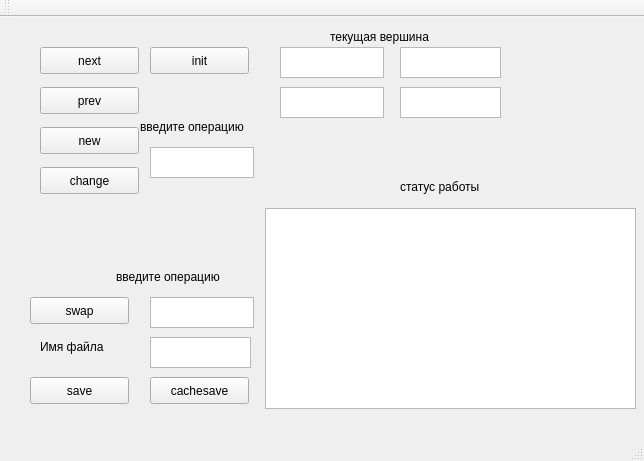
<?xml version="1.0" encoding="UTF-8"?>
<ui version="4.0">
 <class>MainWindow</class>
 <widget class="QMainWindow" name="MainWindow">
  <property name="geometry">
   <rect>
    <x>0</x>
    <y>0</y>
    <width>644</width>
    <height>461</height>
   </rect>
  </property>
  <property name="windowTitle">
   <string>MainWindow</string>
  </property>
  <widget class="QWidget" name="centralWidget">
   <widget class="QPushButton" name="nextNode">
    <property name="geometry">
     <rect>
      <x>40</x>
      <y>30</y>
      <width>99</width>
      <height>27</height>
     </rect>
    </property>
    <property name="text">
     <string>next</string>
    </property>
   </widget>
   <widget class="QPushButton" name="prevNode">
    <property name="geometry">
     <rect>
      <x>40</x>
      <y>70</y>
      <width>99</width>
      <height>27</height>
     </rect>
    </property>
    <property name="text">
     <string>prev</string>
    </property>
   </widget>
   <widget class="QPushButton" name="initNode">
    <property name="geometry">
     <rect>
      <x>150</x>
      <y>30</y>
      <width>99</width>
      <height>27</height>
     </rect>
    </property>
    <property name="text">
     <string>init</string>
    </property>
   </widget>
   <widget class="QTextEdit" name="getFileName">
    <property name="geometry">
     <rect>
      <x>150</x>
      <y>320</y>
      <width>101</width>
      <height>31</height>
     </rect>
    </property>
   </widget>
   <widget class="QTextBrowser" name="status">
    <property name="geometry">
     <rect>
      <x>265</x>
      <y>191</y>
      <width>371</width>
      <height>201</height>
     </rect>
    </property>
   </widget>
   <widget class="QPushButton" name="newNode">
    <property name="geometry">
     <rect>
      <x>40</x>
      <y>110</y>
      <width>99</width>
      <height>27</height>
     </rect>
    </property>
    <property name="text">
     <string>new</string>
    </property>
   </widget>
   <widget class="QPushButton" name="changeNode">
    <property name="geometry">
     <rect>
      <x>40</x>
      <y>150</y>
      <width>99</width>
      <height>27</height>
     </rect>
    </property>
    <property name="text">
     <string>change</string>
    </property>
   </widget>
   <widget class="QTextEdit" name="firstInput">
    <property name="geometry">
     <rect>
      <x>280</x>
      <y>30</y>
      <width>104</width>
      <height>31</height>
     </rect>
    </property>
   </widget>
   <widget class="QTextEdit" name="secondInput">
    <property name="geometry">
     <rect>
      <x>280</x>
      <y>70</y>
      <width>104</width>
      <height>31</height>
     </rect>
    </property>
   </widget>
   <widget class="QTextBrowser" name="firstResult">
    <property name="geometry">
     <rect>
      <x>400</x>
      <y>30</y>
      <width>101</width>
      <height>31</height>
     </rect>
    </property>
   </widget>
   <widget class="QTextBrowser" name="secondResult">
    <property name="geometry">
     <rect>
      <x>400</x>
      <y>70</y>
      <width>101</width>
      <height>31</height>
     </rect>
    </property>
   </widget>
   <widget class="QTextEdit" name="newOperation">
    <property name="geometry">
     <rect>
      <x>150</x>
      <y>130</y>
      <width>104</width>
      <height>31</height>
     </rect>
    </property>
   </widget>
   <widget class="QPushButton" name="saveButton">
    <property name="geometry">
     <rect>
      <x>30</x>
      <y>360</y>
      <width>99</width>
      <height>27</height>
     </rect>
    </property>
    <property name="text">
     <string>save</string>
    </property>
   </widget>
   <widget class="QPushButton" name="swapButton">
    <property name="geometry">
     <rect>
      <x>30</x>
      <y>280</y>
      <width>99</width>
      <height>27</height>
     </rect>
    </property>
    <property name="text">
     <string>swap</string>
    </property>
   </widget>
   <widget class="QTextEdit" name="swapNode">
    <property name="geometry">
     <rect>
      <x>150</x>
      <y>280</y>
      <width>104</width>
      <height>31</height>
     </rect>
    </property>
   </widget>
   <widget class="QPushButton" name="cacheSaveButton">
    <property name="geometry">
     <rect>
      <x>150</x>
      <y>360</y>
      <width>99</width>
      <height>27</height>
     </rect>
    </property>
    <property name="text">
     <string>cachesave</string>
    </property>
   </widget>
   <widget class="QLabel" name="label">
    <property name="geometry">
     <rect>
      <x>40</x>
      <y>320</y>
      <width>101</width>
      <height>20</height>
     </rect>
    </property>
    <property name="text">
     <string>Имя файла</string>
    </property>
   </widget>
   <widget class="QLabel" name="label_2">
    <property name="geometry">
     <rect>
      <x>116</x>
      <y>250</y>
      <width>141</width>
      <height>20</height>
     </rect>
    </property>
    <property name="text">
     <string>введите операцию</string>
    </property>
   </widget>
   <widget class="QLabel" name="label_3">
    <property name="geometry">
     <rect>
      <x>140</x>
      <y>100</y>
      <width>141</width>
      <height>20</height>
     </rect>
    </property>
    <property name="text">
     <string>введите операцию</string>
    </property>
   </widget>
   <widget class="QLabel" name="label_4">
    <property name="geometry">
     <rect>
      <x>400</x>
      <y>160</y>
      <width>121</width>
      <height>20</height>
     </rect>
    </property>
    <property name="text">
     <string>статус работы</string>
    </property>
   </widget>
   <widget class="QLabel" name="label_5">
    <property name="geometry">
     <rect>
      <x>330</x>
      <y>10</y>
      <width>171</width>
      <height>20</height>
     </rect>
    </property>
    <property name="text">
     <string>текущая вершина</string>
    </property>
   </widget>
  </widget>
  <widget class="QMenuBar" name="menuBar">
   <property name="geometry">
    <rect>
     <x>0</x>
     <y>0</y>
     <width>644</width>
     <height>25</height>
    </rect>
   </property>
  </widget>
  <widget class="QToolBar" name="mainToolBar">
   <attribute name="toolBarArea">
    <enum>TopToolBarArea</enum>
   </attribute>
   <attribute name="toolBarBreak">
    <bool>false</bool>
   </attribute>
  </widget>
  <widget class="QStatusBar" name="statusBar"/>
 </widget>
 <layoutdefault spacing="6" margin="11"/>
 <resources/>
 <connections/>
</ui>
